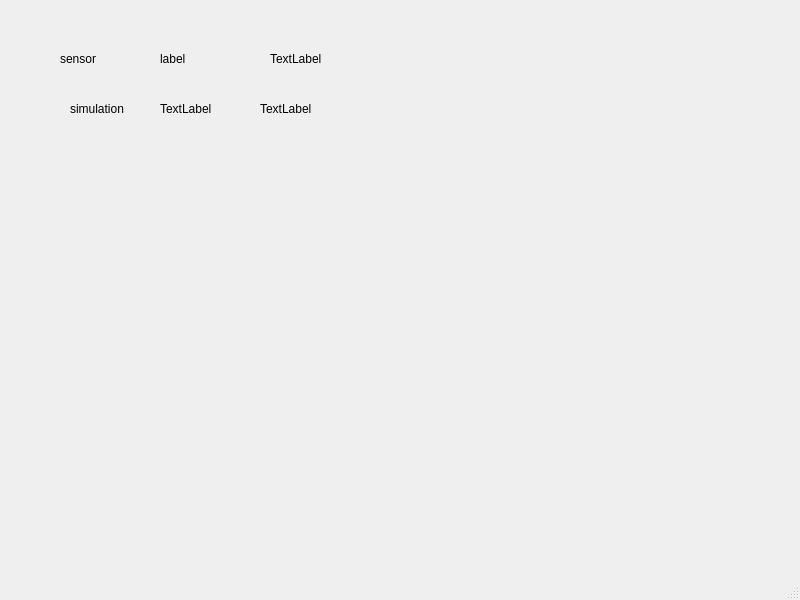
<?xml version="1.0" encoding="UTF-8"?>
<ui version="4.0">
 <class>MainWindow</class>
 <widget class="QMainWindow" name="MainWindow">
  <property name="geometry">
   <rect>
    <x>0</x>
    <y>0</y>
    <width>800</width>
    <height>600</height>
   </rect>
  </property>
  <property name="windowTitle">
   <string>Time</string>
  </property>
  <widget class="QWidget" name="centralwidget">
   <widget class="QLabel" name="lbl_time">
    <property name="geometry">
     <rect>
      <x>60</x>
      <y>50</y>
      <width>101</width>
      <height>17</height>
     </rect>
    </property>
    <property name="text">
     <string>sensor</string>
    </property>
   </widget>
   <widget class="QLabel" name="label">
    <property name="geometry">
     <rect>
      <x>160</x>
      <y>50</y>
      <width>81</width>
      <height>17</height>
     </rect>
    </property>
    <property name="text">
     <string>label</string>
    </property>
   </widget>
   <widget class="QLabel" name="label_2">
    <property name="geometry">
     <rect>
      <x>70</x>
      <y>100</y>
      <width>67</width>
      <height>17</height>
     </rect>
    </property>
    <property name="text">
     <string>simulation</string>
    </property>
   </widget>
   <widget class="QLabel" name="label_3">
    <property name="geometry">
     <rect>
      <x>160</x>
      <y>100</y>
      <width>81</width>
      <height>17</height>
     </rect>
    </property>
    <property name="text">
     <string>TextLabel</string>
    </property>
   </widget>
   <widget class="QLabel" name="label_4">
    <property name="geometry">
     <rect>
      <x>260</x>
      <y>100</y>
      <width>271</width>
      <height>17</height>
     </rect>
    </property>
    <property name="text">
     <string>TextLabel</string>
    </property>
   </widget>
   <widget class="QLabel" name="label_5">
    <property name="geometry">
     <rect>
      <x>270</x>
      <y>50</y>
      <width>67</width>
      <height>17</height>
     </rect>
    </property>
    <property name="text">
     <string>TextLabel</string>
    </property>
   </widget>
  </widget>
  <widget class="QMenuBar" name="menubar">
   <property name="geometry">
    <rect>
     <x>0</x>
     <y>0</y>
     <width>800</width>
     <height>22</height>
    </rect>
   </property>
  </widget>
  <widget class="QStatusBar" name="statusbar"/>
 </widget>
 <resources/>
 <connections/>
</ui>
